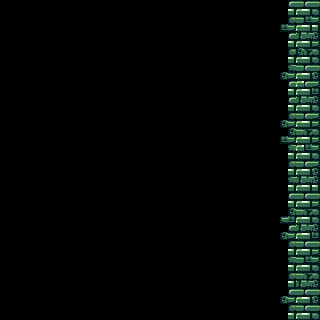

Tiled map render using the project's own tile images. Description and the whole map definition, tile-layer contents included, below:
An orthogonal 40x40 tile map with 8x8 px tiles, 1 tile layer (Tile Layer 1).

<map version="1.10" tiledversion="1.11.0" orientation="orthogonal" renderorder="right-down" width="40" height="40" tilewidth="8" tileheight="8" infinite="0" nextlayerid="2" nextobjectid="1">
 <tileset firstgid="1" source="../resources/ui-intro-background-tileset.tsx" />
 <layer id="1" name="Tile Layer 1" width="40" height="40">
  <data encoding="csv">
0,0,0,0,0,0,0,0,0,0,0,0,0,0,0,0,0,0,0,0,0,0,0,0,0,0,0,0,0,0,0,0,0,0,0,0,1,2,1,2,
0,0,0,0,0,0,0,0,0,0,0,0,0,0,0,0,0,0,0,0,0,0,0,0,0,0,0,0,0,0,0,0,0,0,0,0,25,26,25,6,
0,0,0,0,0,0,0,0,0,0,0,0,0,0,0,0,0,0,0,0,0,0,0,0,0,0,0,0,0,0,0,0,0,0,0,0,2147483654,2,3,4,
0,0,0,0,0,0,0,0,0,0,0,0,0,0,0,0,0,0,0,0,0,0,0,0,0,0,0,0,0,0,0,0,0,0,0,3,4,26,25,25,
0,0,0,0,0,0,0,0,0,0,0,0,0,0,0,0,0,0,0,0,0,0,0,0,0,0,0,0,0,0,0,0,0,0,0,0,1,27,28,29,
0,0,0,0,0,0,0,0,0,0,0,0,0,0,0,0,0,0,0,0,0,0,0,0,0,0,0,0,0,0,0,0,0,0,0,0,25,26,25,4,
0,0,0,0,0,0,0,0,0,0,0,0,0,0,0,0,0,0,0,0,0,0,0,0,0,0,0,0,0,0,0,0,0,0,0,0,2147483654,2147483677,5,6,
0,0,0,0,0,0,0,0,0,0,0,0,0,0,0,0,0,0,0,0,0,0,0,0,0,0,0,0,0,0,0,0,0,0,0,0,25,26,25,6,
0,0,0,0,0,0,0,0,0,0,0,0,0,0,0,0,0,0,0,0,0,0,0,0,0,0,0,0,0,0,0,0,0,0,0,0,30,2,1,2,
0,0,0,0,0,0,0,0,0,0,0,0,0,0,0,0,0,0,0,0,0,0,0,0,0,0,0,0,0,0,0,0,0,0,0,2147483677,4,26,25,29,
0,0,0,0,0,0,0,0,0,0,0,0,0,0,0,0,0,0,0,0,0,0,0,0,0,0,0,0,0,0,0,0,0,0,0,0,1,26,1,4,
0,0,0,0,0,0,0,0,0,0,0,0,0,0,0,0,0,0,0,0,0,0,0,0,0,0,0,0,0,0,0,0,0,0,0,0,25,26,25,2147483651,
0,0,0,0,0,0,0,0,0,0,0,0,0,0,0,0,0,0,0,0,0,0,0,0,0,0,0,0,0,0,0,0,0,0,0,0,1,27,28,29,
0,0,0,0,0,0,0,0,0,0,0,0,0,0,0,0,0,0,0,0,0,0,0,0,0,0,0,0,0,0,0,0,0,0,0,0,25,26,25,6,
0,0,0,0,0,0,0,0,0,0,0,0,0,0,0,0,0,0,0,0,0,0,0,0,0,0,0,0,0,0,0,0,0,0,0,0,2147483654,2,1,4,
0,0,0,0,0,0,0,0,0,0,0,0,0,0,0,0,0,0,0,0,0,0,0,0,0,0,0,0,0,0,0,0,0,0,0,2147483677,4,26,25,4,
0,0,0,0,0,0,0,0,0,0,0,0,0,0,0,0,0,0,0,0,0,0,0,0,0,0,0,0,0,0,0,0,0,0,0,0,2147483677,2,5,6,
0,0,0,0,0,0,0,0,0,0,0,0,0,0,0,0,0,0,0,0,0,0,0,0,0,0,0,0,0,0,0,0,0,0,0,3,4,26,25,4,
0,0,0,0,0,0,0,0,0,0,0,0,0,0,0,0,0,0,0,0,0,0,0,0,0,0,0,0,0,0,0,0,0,0,0,0,30,26,3,4,
0,0,0,0,0,0,0,0,0,0,0,0,0,0,0,0,0,0,0,0,0,0,0,0,0,0,0,0,0,0,0,0,0,0,0,0,25,26,25,6,
0,0,0,0,0,0,0,0,0,0,0,0,0,0,0,0,0,0,0,0,0,0,0,0,0,0,0,0,0,0,0,0,0,0,0,0,2147483654,2,1,4,
0,0,0,0,0,0,0,0,0,0,0,0,0,0,0,0,0,0,0,0,0,0,0,0,0,0,0,0,0,0,0,0,0,0,0,0,25,26,25,29,
0,0,0,0,0,0,0,0,0,0,0,0,0,0,0,0,0,0,0,0,0,0,0,0,0,0,0,0,0,0,0,0,0,0,0,0,30,27,28,29,
0,0,0,0,0,0,0,0,0,0,0,0,0,0,0,0,0,0,0,0,0,0,0,0,0,0,0,0,0,0,0,0,0,0,0,0,25,26,25,25,
0,0,0,0,0,0,0,0,0,0,0,0,0,0,0,0,0,0,0,0,0,0,0,0,0,0,0,0,0,0,0,0,0,0,0,0,1,2,1,2,
0,0,0,0,0,0,0,0,0,0,0,0,0,0,0,0,0,0,0,0,0,0,0,0,0,0,0,0,0,0,0,0,0,0,0,0,25,26,25,4,
0,0,0,0,0,0,0,0,0,0,0,0,0,0,0,0,0,0,0,0,0,0,0,0,0,0,0,0,0,0,0,0,0,0,0,0,2147483677,2,5,6,
0,0,0,0,0,0,0,0,0,0,0,0,0,0,0,0,0,0,0,0,0,0,0,0,0,0,0,0,0,0,0,0,0,0,0,2147483652,2147483651,26,25,6,
0,0,0,0,0,0,0,0,0,0,0,0,0,0,0,0,0,0,0,0,0,0,0,0,0,0,0,0,0,0,0,0,0,0,0,0,1,27,28,29,
0,0,0,0,0,0,0,0,0,0,0,0,0,0,0,0,0,0,0,0,0,0,0,0,0,0,0,0,0,0,0,0,0,0,0,2147483677,4,26,25,2147483651,
0,0,0,0,0,0,0,0,0,0,0,0,0,0,0,0,0,0,0,0,0,0,0,0,0,0,0,0,0,0,0,0,0,0,0,0,2147483654,2,1,2,
0,0,0,0,0,0,0,0,0,0,0,0,0,0,0,0,0,0,0,0,0,0,0,0,0,0,0,0,0,0,0,0,0,0,0,0,25,26,25,4,
0,0,0,0,0,0,0,0,0,0,0,0,0,0,0,0,0,0,0,0,0,0,0,0,0,0,0,0,0,0,0,0,0,0,0,0,30,2,3,4,
0,0,0,0,0,0,0,0,0,0,0,0,0,0,0,0,0,0,0,0,0,0,0,0,0,0,0,0,0,0,0,0,0,0,0,0,25,26,25,6,
0,0,0,0,0,0,0,0,0,0,0,0,0,0,0,0,0,0,0,0,0,0,0,0,0,0,0,0,0,0,0,0,0,0,0,0,2147483654,2,5,6,
0,0,0,0,0,0,0,0,0,0,0,0,0,0,0,0,0,0,0,0,0,0,0,0,0,0,0,0,0,0,0,0,0,0,0,0,25,27,28,29,
0,0,0,0,0,0,0,0,0,0,0,0,0,0,0,0,0,0,0,0,0,0,0,0,0,0,0,0,0,0,0,0,0,0,0,0,1,2,1,2,
0,0,0,0,0,0,0,0,0,0,0,0,0,0,0,0,0,0,0,0,0,0,0,0,0,0,0,0,0,0,0,0,0,0,0,2147483677,4,26,25,29,
0,0,0,0,0,0,0,0,0,0,0,0,0,0,0,0,0,0,0,0,0,0,0,0,0,0,0,0,0,0,0,0,0,0,0,0,2147483654,2,1,2,
0,0,0,0,0,0,0,0,0,0,0,0,0,0,0,0,0,0,0,0,0,0,0,0,0,0,0,0,0,0,0,0,0,0,0,0,25,26,25,6
</data>
 </layer>
</map>
